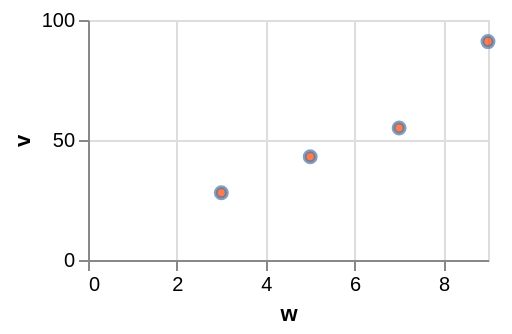

This figure's Vega-Lite source:
### Vega-Lite specification from a JSON file in a GitHub repository (floating-point values rounded to 4 significant figures)
{"$schema": "https://vega.github.io/schema/vega-lite/v6.json", "width": 200, "height": 120, "data": {"values": [{"c": "alpha", "v": 28, "w": 3, "t": "2024-01-07"}, {"c": "beta", "v": 55, "w": 7, "t": "2024-03-19"}, {"c": "gamma", "v": 43, "w": 5, "t": "2024-06-02"}, {"c": "delta", "v": 91, "w": 9, "t": "2024-09-11"}]}, "mark": {"type": "point", "fill": "orangered"}, "encoding": {"x": {"field": "w", "type": "quantitative"}, "y": {"field": "v", "type": "quantitative"}}}
